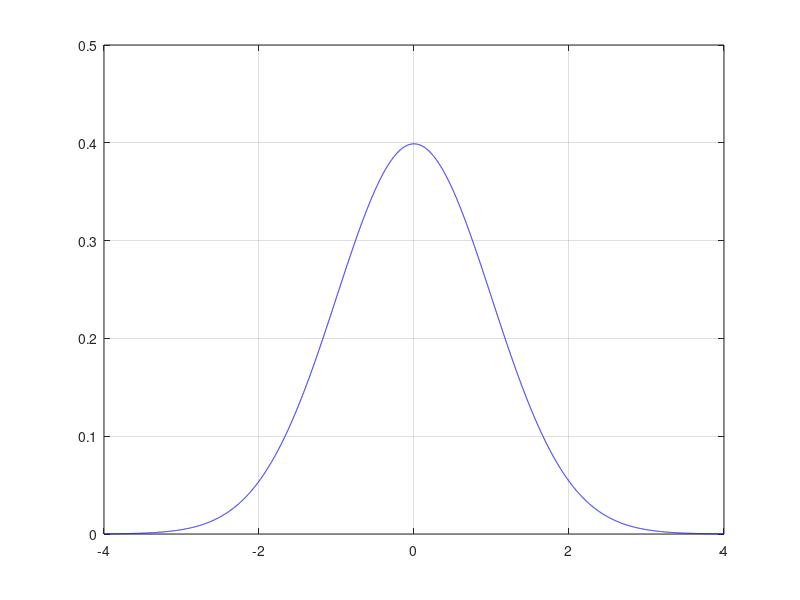

Reproduce this figure in MATLAB.
%%Name Surname: Serkan Burak Örs
% Istanbul Technical University
% Aeronautics and Astronautics Faculty - Astronautical Engineering
% E-mail: orss19@itu.edu.tr
% BIL 113E - Summer 2020 - CRN:30156
% Instructor: Dr. Mustafa Resa Becan
% Week 3 - Date: 27/08/2020
% f(x) = (1/sqrt(2pi*sigma))*e^(((x-mu)^2)/(2sigma^2)) represents Gaussian
% distribution as mu is the mean value and sigma is the standart deviation.
%%
x = -4:0.001:4;
a = x.^2;
c = 1/sqrt(2*pi);
f = c*(exp(-a./2));
plot(x,f,'b')
axis([-4 4 0 0.5]);
grid on;